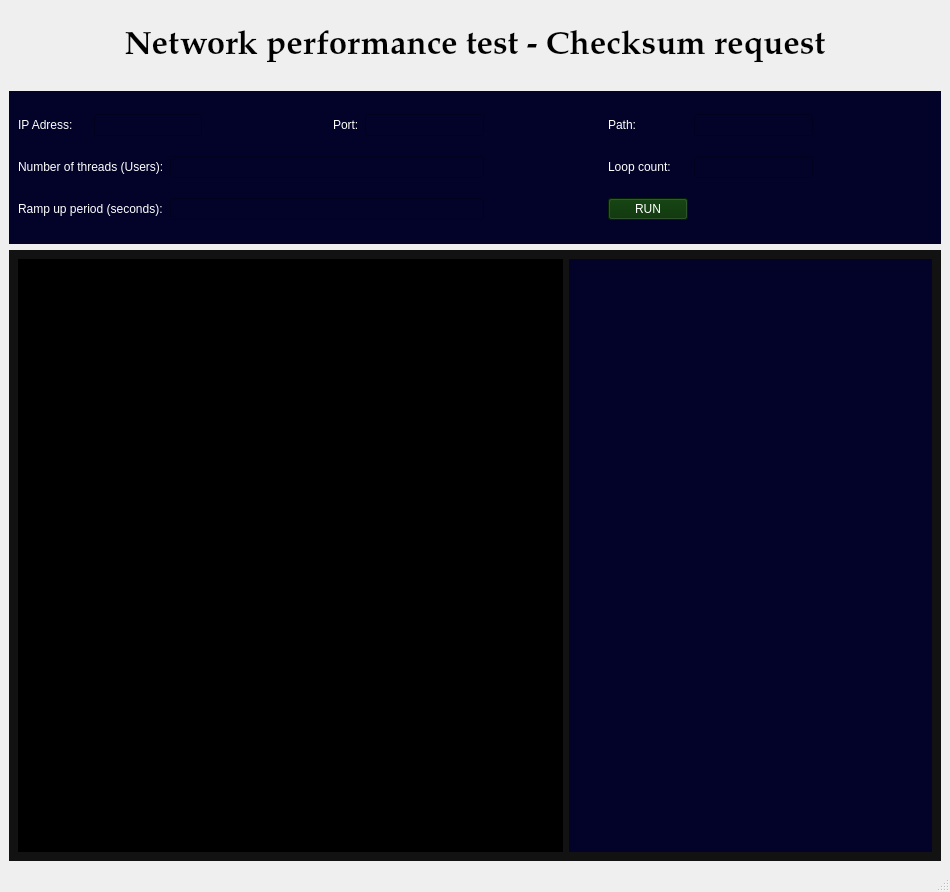
<?xml version="1.0" encoding="UTF-8"?>
<ui version="4.0">
 <class>MainWindow</class>
 <widget class="QMainWindow" name="MainWindow">
  <property name="geometry">
   <rect>
    <x>0</x>
    <y>0</y>
    <width>950</width>
    <height>892</height>
   </rect>
  </property>
  <property name="windowTitle">
   <string>MainWindow</string>
  </property>
  <widget class="QWidget" name="centralwidget">
   <layout class="QVBoxLayout" name="verticalLayout" stretch="1,2,8">
    <item>
     <widget class="QWidget" name="widget" native="true">
      <layout class="QHBoxLayout" name="horizontalLayout">
       <item>
        <widget class="QLabel" name="label">
         <property name="font">
          <font>
           <family>Palatino Linotype</family>
           <pointsize>25</pointsize>
           <weight>75</weight>
           <bold>true</bold>
          </font>
         </property>
         <property name="text">
          <string>Network performance test - Checksum request</string>
         </property>
         <property name="alignment">
          <set>Qt::AlignCenter</set>
         </property>
        </widget>
       </item>
      </layout>
     </widget>
    </item>
    <item>
     <widget class="QWidget" name="widget_2" native="true">
      <property name="styleSheet">
       <string notr="true">background-color: rgb(3, 3, 42);</string>
      </property>
      <layout class="QGridLayout" name="gridLayout">
       <item row="3" column="7">
        <widget class="QPushButton" name="pushButton">
         <property name="styleSheet">
          <string notr="true">background-color: rgb(4, 47, 2);
color: rgb(255, 255, 255);</string>
         </property>
         <property name="text">
          <string>RUN</string>
         </property>
        </widget>
       </item>
       <item row="2" column="0" colspan="2">
        <widget class="QLabel" name="label_5">
         <property name="styleSheet">
          <string notr="true">color: rgb(255, 255, 255);</string>
         </property>
         <property name="text">
          <string>Number of threads (Users):</string>
         </property>
        </widget>
       </item>
       <item row="2" column="2" colspan="4">
        <widget class="QLineEdit" name="lineEdit_4">
         <property name="styleSheet">
          <string notr="true">color: rgb(255, 255, 255);</string>
         </property>
        </widget>
       </item>
       <item row="0" column="1" colspan="2">
        <widget class="QLineEdit" name="lineEdit">
         <property name="styleSheet">
          <string notr="true">color: rgb(255, 255, 255);</string>
         </property>
        </widget>
       </item>
       <item row="0" column="4">
        <widget class="QLabel" name="label_3">
         <property name="styleSheet">
          <string notr="true">color: rgb(255, 255, 255);</string>
         </property>
         <property name="text">
          <string>Port:</string>
         </property>
        </widget>
       </item>
       <item row="0" column="5">
        <widget class="QLineEdit" name="lineEdit_2">
         <property name="styleSheet">
          <string notr="true">color: rgb(255, 255, 255);</string>
         </property>
        </widget>
       </item>
       <item row="0" column="8">
        <widget class="QLineEdit" name="lineEdit_3">
         <property name="styleSheet">
          <string notr="true">color: rgb(255, 255, 255);</string>
         </property>
        </widget>
       </item>
       <item row="2" column="8">
        <widget class="QLineEdit" name="lineEdit_6">
         <property name="styleSheet">
          <string notr="true">color: rgb(255, 255, 255);</string>
         </property>
        </widget>
       </item>
       <item row="3" column="2" colspan="4">
        <widget class="QLineEdit" name="lineEdit_5">
         <property name="styleSheet">
          <string notr="true">color: rgb(255, 255, 255);</string>
         </property>
        </widget>
       </item>
       <item row="2" column="7">
        <widget class="QLabel" name="label_7">
         <property name="styleSheet">
          <string notr="true">color: rgb(255, 255, 255);</string>
         </property>
         <property name="text">
          <string>Loop count:</string>
         </property>
        </widget>
       </item>
       <item row="3" column="0" colspan="2">
        <widget class="QLabel" name="label_6">
         <property name="styleSheet">
          <string notr="true">color: rgb(255, 255, 255);</string>
         </property>
         <property name="text">
          <string>Ramp up period (seconds):</string>
         </property>
        </widget>
       </item>
       <item row="3" column="9">
        <spacer name="horizontalSpacer_3">
         <property name="orientation">
          <enum>Qt::Horizontal</enum>
         </property>
         <property name="sizeHint" stdset="0">
          <size>
           <width>40</width>
           <height>20</height>
          </size>
         </property>
        </spacer>
       </item>
       <item row="0" column="3">
        <spacer name="horizontalSpacer_4">
         <property name="orientation">
          <enum>Qt::Horizontal</enum>
         </property>
         <property name="sizeHint" stdset="0">
          <size>
           <width>40</width>
           <height>20</height>
          </size>
         </property>
        </spacer>
       </item>
       <item row="0" column="7">
        <widget class="QLabel" name="label_4">
         <property name="styleSheet">
          <string notr="true">color: rgb(255, 255, 255);</string>
         </property>
         <property name="text">
          <string>Path:</string>
         </property>
        </widget>
       </item>
       <item row="0" column="0">
        <widget class="QLabel" name="label_2">
         <property name="styleSheet">
          <string notr="true">color: rgb(255, 255, 255);</string>
         </property>
         <property name="text">
          <string>IP Adress:</string>
         </property>
        </widget>
       </item>
       <item row="0" column="9">
        <spacer name="horizontalSpacer">
         <property name="orientation">
          <enum>Qt::Horizontal</enum>
         </property>
         <property name="sizeHint" stdset="0">
          <size>
           <width>40</width>
           <height>20</height>
          </size>
         </property>
        </spacer>
       </item>
       <item row="2" column="9">
        <spacer name="horizontalSpacer_2">
         <property name="orientation">
          <enum>Qt::Horizontal</enum>
         </property>
         <property name="sizeHint" stdset="0">
          <size>
           <width>40</width>
           <height>20</height>
          </size>
         </property>
        </spacer>
       </item>
       <item row="0" column="6">
        <spacer name="horizontalSpacer_5">
         <property name="orientation">
          <enum>Qt::Horizontal</enum>
         </property>
         <property name="sizeHint" stdset="0">
          <size>
           <width>40</width>
           <height>20</height>
          </size>
         </property>
        </spacer>
       </item>
       <item row="2" column="6">
        <spacer name="horizontalSpacer_6">
         <property name="orientation">
          <enum>Qt::Horizontal</enum>
         </property>
         <property name="sizeHint" stdset="0">
          <size>
           <width>40</width>
           <height>20</height>
          </size>
         </property>
        </spacer>
       </item>
       <item row="3" column="6">
        <spacer name="horizontalSpacer_7">
         <property name="orientation">
          <enum>Qt::Horizontal</enum>
         </property>
         <property name="sizeHint" stdset="0">
          <size>
           <width>40</width>
           <height>20</height>
          </size>
         </property>
        </spacer>
       </item>
      </layout>
     </widget>
    </item>
    <item>
     <widget class="QWidget" name="widget_3" native="true">
      <property name="styleSheet">
       <string notr="true">background-color: rgb(18, 18, 18);</string>
      </property>
      <layout class="QHBoxLayout" name="horizontalLayout_2" stretch="3,2">
       <item>
        <widget class="QPlainTextEdit" name="plainTextEdit">
         <property name="styleSheet">
          <string notr="true">background-color: rgb(0, 0, 0);</string>
         </property>
        </widget>
       </item>
       <item>
        <widget class="QWidget" name="widget_4" native="true">
         <property name="styleSheet">
          <string notr="true">background-color: rgb(3, 3, 42);</string>
         </property>
        </widget>
       </item>
      </layout>
     </widget>
    </item>
   </layout>
  </widget>
  <widget class="QMenuBar" name="menubar">
   <property name="geometry">
    <rect>
     <x>0</x>
     <y>0</y>
     <width>950</width>
     <height>20</height>
    </rect>
   </property>
  </widget>
  <widget class="QStatusBar" name="statusbar"/>
 </widget>
 <resources/>
 <connections/>
</ui>
